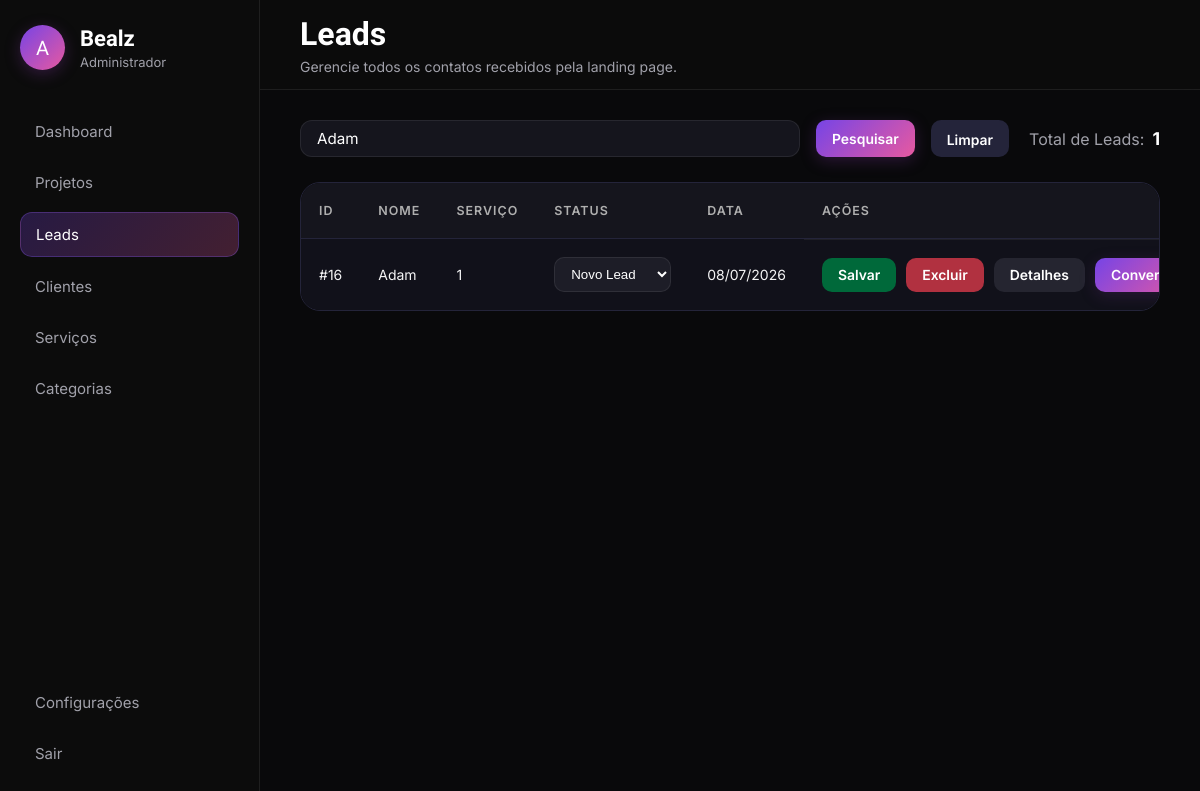
/admin/leads.php?pesquisa=Adam (signed in), run on the app's committed database.
### tables this page shows
CREATE TABLE `leads` (
  `id` int NOT NULL AUTO_INCREMENT,
  `nome` varchar(100) NOT NULL,
  `email` varchar(256) NOT NULL,
  `telefone` varchar(14) NOT NULL,
  `servicos` int NOT NULL,
  `mensagem` text NOT NULL,
  `data_clientes` timestamp NOT NULL DEFAULT CURRENT_TIMESTAMP,
  `status_lead` enum('Novo','Em contato','Perdido') NOT NULL DEFAULT 'Novo',
  PRIMARY KEY (`id`),
  UNIQUE KEY `email` (`email`),
  KEY `servicos_fk_idx` (`servicos`),
  CONSTRAINT `servicos_fk` FOREIGN KEY (`servicos`) REFERENCES `servicos` (`id`)
);

### admin/leads.php (the view, shortened to what this page needs)
<?php
include("../config_db/conexao.php");
$pesquisa = "";
if (isset($_GET['pesquisa']) && !empty(trim($_GET['pesquisa']))) {
    $pesquisa = mysqli_real_escape_string($conexao, trim($_GET['pesquisa']));
    $where = "WHERE nome LIKE '%$pesquisa%' OR telefone LIKE '%$pesquisa%'";
} else {
    $where = "";
}
$sql = "SELECT * FROM leads $where ORDER BY data_clientes DESC";
$resultado = mysqli_query($conexao, $sql);
$sqlTotal = "SELECT COUNT(*) AS total FROM leads $where";
$total = mysqli_fetch_assoc(mysqli_query($conexao, $sqlTotal));
?>
<!DOCTYPE html>
<html lang="pt-BR">
<head>
    <link rel="stylesheet" href="assets/css/global.css">
    <link rel="stylesheet" href="assets/css/sidebar-header.css">
    <link rel="stylesheet" href="assets/css/leads.css">
</head>
<body>
    <?php include("includes/sidebar.php"); ?>
    <?php include("includes/header.php"); ?>
    <main class="content">
        <section class="toolbar">
            <form class="search-box" method="GET">
                <input
                    type="text"
                    name="pesquisa"
                    placeholder="Pesquisar por nome ou telefone..."
                    value="<?= htmlspecialchars($pesquisa); ?>">
                <button type="submit" class="btn btn-search">Pesquisar</button>
                <a href="leads.php" class="btn btn-clear">Limpar</a>
            </form>
            <div class="lead-counter">
                <span>Total de Leads:</span>
                <strong><?= $total['total']; ?></strong>
            </div>
        </section>
        <section class="table-container">
            <table class="leads-table">
                <thead>
                    <tr>
                        <th>ID</th>
                        <th>Nome</th>
                        <th>Serviço</th>
                        <th>Status</th>
                        <th>Data</th>
                        <th>Ações</th>
                    </tr>
                </thead>
                <tbody>
                    <?php while ($lead = mysqli_fetch_assoc($resultado)) { ?>
                        <tr>
                            <td>#<?= $lead['id']; ?></td>
                            <td><?= htmlspecialchars($lead['nome']); ?></td>
                            <td><?= htmlspecialchars($lead['servicos']); ?></td>
                            <td>
                                <select class="status-select" data-id="<?= $lead['id']; ?>">
                                    <option value="1"
                                        <?= $lead['status_lead'] == 1 ? 'selected' : ''; ?>>
                                        Novo Lead
                                    </option>
                                </select>
                            </td>
                            <td>
                                <?= date('d/m/Y', strtotime($lead['data_clientes'])); ?>
                            </td>
                            <td class="actions">
                                <button class="btn btn-save" data-id="<?= $lead['id']; ?>">Salvar</button>
                                <button class="btn btn-delete" data-id="<?= $lead['id']; ?>">Excluir</button>
                                <button class="btn btn-details" data-id="<?= $lead['id']; ?>">Detalhes</button>
                                <button class="btn btn-convert" data-id="<?= $lead['id']; ?>">Converter</button>
                            </td>
                        </tr>
                    <?php } ?>
                </tbody>
            </table>
        </section>
    </main>
</body>
</html>

### admin/assets/css/global.css (style rules this page uses)
* { margin:0; padding:0; box-sizing:border-box; }
body { min-height:100vh; background:#09090b; color:white; font-family:"Inter", sans-serif; }
.content { margin-left:260px; padding-top:90px; padding:120px 40px 40px; }

### admin/assets/css/leads.css (style rules this page uses)
.btn { padding:9px 16px; border:none; border-radius:10px; cursor:pointer; font-weight:600; font-family:"Inter", sans-serif; transition:.2s; }
.toolbar { display:flex; justify-content:space-between; align-items:center; margin-bottom:25px; gap:20px; }
.search-box { width:100%; display:flex; flex-direction:row; max-width:750px; gap: 1rem; }
.search-box input { width:100%; padding:5px 16px; background:#15151d; border:1px solid rgba(255,255,255,.08); border-radius:12px; color:#fff; font-size:.95rem; font-family:"Inter", sans-serif; outline:none; transition:.2s; }
.btn-search { font-size: 0.87rem; background:linear-gradient(135deg, #7644E6, #e759a0); color:#fff; box-shadow: 0px 4px 15px rgba(105, 45, 133, 0.35); }
.btn-clear { padding-top:12px; font-size: 0.87rem; text-decoration:none; background:#24243A; color:#fff; }
.lead-counter { display:flex; align-items:center; gap:8px; color:#a1a1aa; white-space:nowrap; }
.lead-counter strong { color:#fff; font-size:1.1rem; }
.table-container { background: #11111A; border: 1px solid #24243A; border-radius: 20px; padding: 0; overflow: hidden; overflow-x: auto; transition: .2s ease; }
.leads-table { width: 100%; border-collapse: collapse; color: #f1f1f1; }
.leads-table thead { background: #15151d; }
.leads-table th { text-align: left; padding: 20px 18px; color: #afafaf; font-family: "Inter", sans-serif; font-size: .78rem; font-weight: 600; text-transform: uppercase; letter-spacing: .08em; border-bottom: 1px solid #24243A; }
.leads-table td { padding: 18px; border-top: 1px solid rgba(255, 255, 255, .06); font-size: 14px; color: #f4f4f5; }
.leads-table tbody tr { transition: .2s ease; }
.status-select { padding:8px 12px; background:#1d1d27; border:1px solid rgba(255,255,255,.08); border-radius:10px; color:#fff; cursor:pointer; outline:none; }
.actions { display:flex; gap:10px; }
.btn-details { font-size: 0.87rem; background:#252530; color:#fff; }
.btn-convert { font-size: 0.87rem; background:linear-gradient(135deg, #7644E6, #e759a0); color:#fff; box-shadow: 0px 4px 15px rgba(105, 45, 133, 0.25); }
.btn-save { font-size: 0.87rem; background: #00693a; color:#fff; }
.btn-delete { font-size: 0.87rem; background-color: #b13140; color: white; }

### data on the page
leads: id "16", nome "Adam", servicos "1", id "Novo Lead", data_clientes "08/07/2026"

### other printed values
$tituloPagina "Leads"
$subtituloPagina "Gerencie todos os contatos recebidos pela landing page."
$total['total'] "1"
